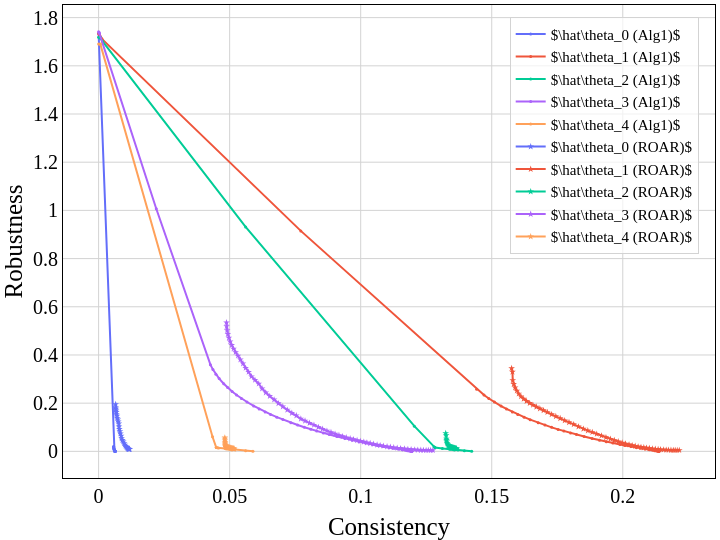

Notebook cell for this chart:
### Code cell
colors = px.colors.qualitative.Plotly
nc = len(colors)
font_family = 'Times New Roman'
font_color = 'black'
width, height = 720, 540

params = {
    'ROAR': {
        'name': 'ROAR',
        'symbol': 'star',
        'size': 5
    },
    'OPT': {
        'name': 'Alg1',
        'symbol': 'circle',
        'size': 3
    }
}

x_val = 'consistency'
y_val = 'robustness'

fig = go.Figure()
for alg in df_im['alg'].unique():
    for p in df_im['p'].unique():
        df_alg = df_im[(df_im['p'] == p) & (df_im['alg'] == alg)]
        mask = pareto_frontier(df_alg[y_val], df_alg[x_val])
        df_alg = df_alg.iloc[mask]
        
        t = '\\theta_{p}'.format(p=f'{int(p)}')
        a = '{alg}'.format(alg=params[alg]['name'])
        name = r'$\hat{theta} ({a})$'.format(theta=t, a=params[alg]['name'])

        fig.add_trace(go.Scatter(
            x = df_alg[x_val],
            y = df_alg[y_val],
            marker = dict(color=colors[p], symbol=params[alg]['symbol'], size=params[alg]['size']),
            mode = 'markers+lines',
            name = name,
            customdata=df_alg['beta'],
            hovertemplate='consistency: %{x}<br>robustness: %{y}<br>beta: %{customdata}'
        ))

fig.update_xaxes(
    title=dict(
        text=x_val.capitalize(),
        font=dict(
            family=font_family,
            color=font_color,
            size=25
        )
        ), 
    showline=True, 
    mirror=True,
    linecolor='black', 
    gridcolor='lightgrey', 
    zerolinewidth=1,
    zerolinecolor='lightgrey',
    )

fig.update_yaxes(
    title=dict(
        text=y_val.capitalize(),
        font=dict(
            family=font_family,
            color=font_color,
            size=25
        ), 
        ), 
    showline=True, 
    mirror=True,
    linecolor='black', 
    gridcolor='lightgrey',
    zerolinewidth=1,
    zerolinecolor='lightgrey',
    )

fig.update_layout(
    legend=dict(
        # y=0.975, 
        # y=0.0255, 
        x=0.975, 
        y=0.975, 
        xanchor='right',
        font=dict(
            family=font_family,
            color=font_color,
            size=15
            ), 
        bgcolor='rgba(255, 255, 255, 0.7)',
        bordercolor='lightgrey',
        borderwidth=1,
        entrywidth=0.1,
        entrywidthmode='pixels',
        ),
    margin=dict(t=5, b=0, l=1, r=5),
    width=width,
    height=height,
    plot_bgcolor='white',
    paper_bgcolor='white',
    xaxis=dict(
        tickfont=dict(
            family=font_family,
            color=font_color,
            size=20,
        ),
    ),
    yaxis=dict(
        tickfont=dict(
            family=font_family,
            color=font_color,
            size=20
        )
    )
    )

print(base_model.upper(), dataset.upper())
fig.show()
